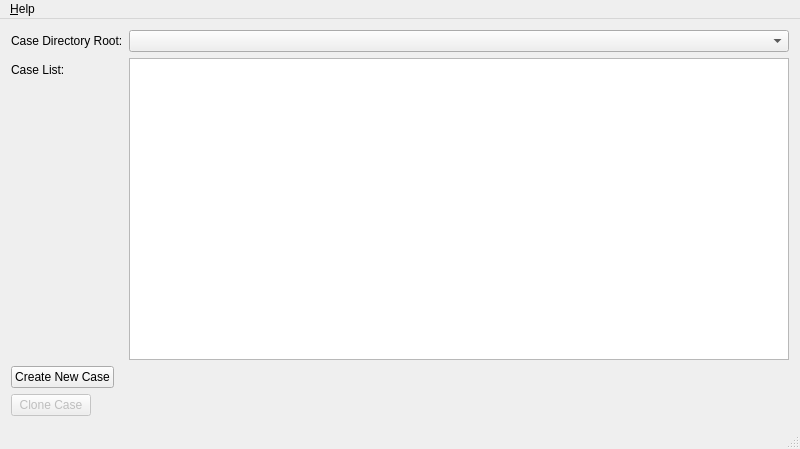
<?xml version="1.0" encoding="UTF-8"?>
<ui version="4.0">
 <class>MainWindow</class>
 <widget class="QMainWindow" name="MainWindow">
  <property name="geometry">
   <rect>
    <x>0</x>
    <y>0</y>
    <width>800</width>
    <height>449</height>
   </rect>
  </property>
  <property name="windowTitle">
   <string>CESM Case Control GUI</string>
  </property>
  <widget class="QWidget" name="centralWidget">
   <layout class="QGridLayout" name="gridLayout">
    <item row="0" column="0">
     <layout class="QFormLayout" name="formLayout">
      <item row="0" column="0">
       <widget class="QLabel" name="label">
        <property name="text">
         <string>Case Directory Root:</string>
        </property>
       </widget>
      </item>
      <item row="0" column="1">
       <widget class="QComboBox" name="CaseDirectoryRootComboBox"/>
      </item>
      <item row="1" column="0">
       <widget class="QLabel" name="label_2">
        <property name="text">
         <string>Case List:</string>
        </property>
       </widget>
      </item>
      <item row="1" column="1">
       <widget class="QListWidget" name="listWidget"/>
      </item>
      <item row="2" column="0">
       <widget class="QPushButton" name="CreateNewcaseButton">
        <property name="text">
         <string>Create New Case</string>
        </property>
       </widget>
      </item>
      <item row="3" column="0">
       <widget class="QPushButton" name="CloneCaseButton">
        <property name="enabled">
         <bool>false</bool>
        </property>
        <property name="text">
         <string>Clone Case</string>
        </property>
       </widget>
      </item>
     </layout>
    </item>
   </layout>
  </widget>
  <widget class="QMenuBar" name="menuBar">
   <property name="geometry">
    <rect>
     <x>0</x>
     <y>0</y>
     <width>800</width>
     <height>22</height>
    </rect>
   </property>
   <widget class="QMenu" name="menu_Help">
    <property name="title">
     <string>&amp;Help</string>
    </property>
    <addaction name="actionGet_Help"/>
   </widget>
   <addaction name="menu_Help"/>
  </widget>
  <widget class="QStatusBar" name="statusBar"/>
  <action name="actionCreate">
   <property name="text">
    <string>Create</string>
   </property>
  </action>
  <action name="actionOpen">
   <property name="text">
    <string>Open</string>
   </property>
  </action>
  <action name="actionClone">
   <property name="text">
    <string>Clone</string>
   </property>
  </action>
  <action name="actionGet_Help">
   <property name="text">
    <string>Get Help</string>
   </property>
  </action>
 </widget>
 <layoutdefault spacing="6" margin="11"/>
 <resources/>
 <connections/>
</ui>
